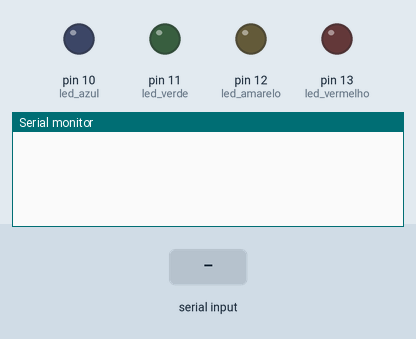
Recording of a sketch running on a simulated Arduino Uno, built with avr-gcc and run on an emulated ATmega328P. On the bench: output pins drawn as LEDs (lit = HIGH), the last lines printed to the serial monitor. The inputs (shaded band) are chosen by the test bench.

Above: at 1.2 s.
1.3 s: "0" received over Serial
At 2.6 s:
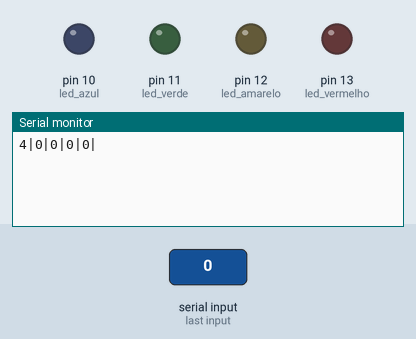
At 6.6 s:
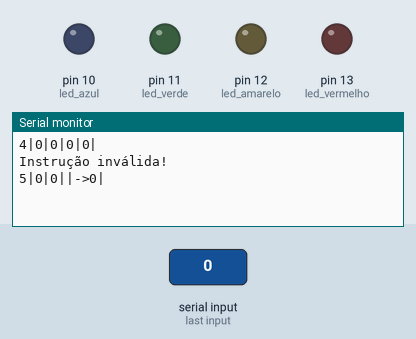

The sketch:

Ardu.ino
```cpp
// Definição dos pinos que controlam os LEDs no Arduino
int led_vermelho = 13;  // Pino do LED vermelho
int led_amarelo  = 12;  // Pino do LED amarelo
int led_verde    = 11;  // Pino do LED verde
int led_azul     = 10;  // Pino do LED azul

// Variáveis
String memoria[100];   // Memória para armazenar as instruções
String entrada = "";   // Variável para armazenar a entrada do usuário
const int inicio_dados = 4; // Endereço onde começam os dados na memória
int contador_instrucao = 0; // Contador de instruções carregadas na memória
int contador_programa = inicio_dados; // Contador para o andamento do programa
char operacao  = 0; // Operação a ser executada
char operandoX = 0; // Operando X (A)
char operandoY = 0; // Operando Y (B)

// Declaração das funções que serão utilizadas no código
void carregar_memoria();
void carregar_instrucao_na_memoria(String entrada);
void executar_instrucao();
String realizar_instrucao(char X, char Y, char W);
int hexadecimal_para_inteiro(char hexc);
void atualizar_leds(char resultado);
String decimal_para_binario(int valor);
void imprimir_memoria(int endereco);
void imprimir_memoria();

// Função de configuração inicial
void setup() {
    Serial.begin(9600);  // Inicializa a comunicação serial com taxa de 9600 bps
    pinMode(led_vermelho, OUTPUT);  // Configura o pino do LED vermelho como saída
    pinMode(led_amarelo, OUTPUT);   // Configura o pino do LED amarelo como saída
    pinMode(led_verde, OUTPUT);     // Configura o pino do LED verde como saída
    pinMode(led_azul, OUTPUT);      // Configura o pino do LED azul como saída
    carregar_memoria(); // Carrega a memória com valores iniciais
}

// Função que é executada repetidamente
void loop() {
    // Verifica se há dados disponíveis para leitura na porta serial
    if (Serial.available() > 0) {
        entrada = Serial.readString();  // Lê a entrada do usuário como uma string
        carregar_instrucao_na_memoria(entrada); // Carrega as instruções na memória
        executar_instrucao();  // Executa as instruções carregadas
    }
}

// Função para carregar valores iniciais na memória
void carregar_memoria() {
    memoria[0] = contador_programa; // Endereço do programa
    memoria[1] = "0";  // Valor inicial para o LED
    memoria[2] = "0";  // Valor inicial do operando X
    memoria[3] = "0";  // Valor inicial do operando Y
}

// Função para carregar as instruções na memória
void carregar_instrucao_na_memoria(String entrada) {
    int tamanho = entrada.length();  // Obtém o tamanho da string de entrada
    int i = 0;  // Inicializa o índice da entrada
    while (i < tamanho) {
        if (contador_instrucao < 100) {  // Verifica se há espaço na memória
            memoria[inicio_dados + contador_instrucao] = entrada.substring(i, i + 3); // Carrega cada instrução
            contador_instrucao++;  // Incrementa o contador de instruções
            i += 4;  // Avança o índice de 4 em 4 (3 caracteres + 1 separador)
        } else {
            Serial.println("Memória cheia!");  // Exibe uma mensagem de erro se a memória estiver cheia
            i = tamanho;  // Interrompe o loop se a memória estiver cheia
        }
    }
}

// Função para executar as instruções carregadas
void executar_instrucao() {

    // Exibe a memória carregada no console serial
    Serial.print(memoria[0] + "|");
    Serial.print(memoria[1] + "|");
    Serial.print(memoria[2] + "|");
    Serial.print(memoria[3] + "|");
    for (int i = inicio_dados; i < inicio_dados + contador_instrucao; i++) {
        Serial.print(memoria[i] + "|");
    }
    Serial.println();
    String instrucao = "";  // Inicializa a variável para a instrução
    delay(4000);  // Aguarda 4 segundos


    // Executa as instruções enquanto houver instruções na memória
    while (contador_programa < (inicio_dados + contador_instrucao)) {

        int cont = contador_programa + 1;

        memoria[0] = String(cont);  // Armazena o endereço da instrução em hexadecimal
        instrucao = memoria[contador_programa];  // Carrega a instrução a ser executada

        // Extrai os operandos e a operação da instrução
        operandoX = instrucao.charAt(0);
        operandoY = instrucao.charAt(1);
        operacao  = instrucao.charAt(2);

        // Realiza a instrução e obtém o resultado
        String resultado = realizar_instrucao(operandoX, operandoY, operacao);
        operacao = resultado.charAt(0);  // Atualiza o resultado da operação

        // Armazena os resultados na memória
        memoria[1] = operacao;
        memoria[2] = operandoX;
        memoria[3] = operandoY;

        // Atualiza os LEDs com base no resultado da operação
        atualizar_leds(hexadecimal_para_inteiro(operacao));
        imprimir_memoria(contador_programa);  // Imprime a memória no console
        delay(4000);  // Aguarda 4 segundos

        contador_programa++;  // Incrementa o contador de programa
    }
    Serial.println("Fim das instruções!");  // Exibe mensagem indicando o fim das instruções
}

// Função para realizar a operação de acordo com os operandos e a operação fornecida
String realizar_instrucao(char X, char Y, char W) {
    int resultado = 0;  // Inicializa o resultado da operação
    int A = hexadecimal_para_inteiro(X);  // Converte o operando X de hexadecimal para inteiro
    int B = hexadecimal_para_inteiro(Y);  // Converte o operando Y de hexadecimal para inteiro

    // Realiza a operação de acordo com o valor de W (código da operação)
    switch (W) {
        case '0': resultado = 0; break;
        case '1': resultado = 1; break;
        case '2': resultado = A; break;
        case '3': resultado = B; break;
        case '4': resultado = ~A; break;
        case '5': resultado = ~B; break;
        case '6': resultado = A & (~B); break;
        case '7': resultado = (~A) & B; break;
        case '8': resultado = (A & ~B) | (~A & B); break;
        case '9': resultado = (A & ~B) | (~A & B); break;
        case 'A': resultado = ~((A & ~B) | (~A & B)); break;
        case 'B': resultado = A & B; break;
        case 'C': resultado = ~(A & B); break;
        case 'D': resultado = ~(A | B); break;
        case 'E': resultado = A | B; break;
        case 'F': resultado = ~((~A) | (~B)); break;
        default:
            Serial.println("Instrução inválida!");  // Exibe mensagem de erro se a operação for inválida
            break;
    }

    // Verifica se o resultado é negativo e ajusta o valor
    if (resultado < 0) {
        resultado += 16;  // Ajuste para valores positivos no intervalo de 0 a 15
    }

    // Retorna o resultado da operação em formato hexadecimal
    return String(resultado, HEX);
}

// Função para converter um caractere hexadecimal para inteiro
int hexadecimal_para_inteiro(char hexc) {
    if (hexc >= '0' && hexc <= '9') return hexc - '0';  // Converte números de '0' a '9'
    if (hexc >= 'A' && hexc <= 'F') return 10 + (hexc - 'A');  // Converte letras de 'A' a 'F'
    if (hexc >= 'a' && hexc <= 'f') return 10 + (hexc - 'a');  // Converte letras de 'a' a 'f'
    return -1;  // Retorna -1 se o caractere não for válido
}

// Função para atualizar os LEDs com base no valor do resultado
void atualizar_leds(int resultado) {
    String binario = decimal_para_binario(resultado);  // Converte o valor para binário
    // Atualiza os LEDs de acordo com os bits do resultado
    digitalWrite(led_vermelho, binario.charAt(0) == '1' ? HIGH : LOW);
    digitalWrite(led_amarelo, binario.charAt(1) == '1' ? HIGH : LOW);
    digitalWrite(led_verde, binario.charAt(2) == '1' ? HIGH : LOW);
    digitalWrite(led_azul, binario.charAt(3) == '1' ? HIGH : LOW);
}

// Função para converter um número decimal para binário (4 bits)
String decimal_para_binario(int valor) {
    String binario = "";
    for (int i = 0; i < 4; i++) {
        binario = String(valor % 2) + binario;  // Adiciona o bit atual ao início da string binária
        valor /= 2;  // Divide o valor por 2 para obter o próximo bit
    }
    return binario;  // Retorna a string binária
}

// Função para imprimir a memória de uma posição específica
void imprimir_memoria(int endereco) {
    int tamanho = inicio_dados + contador_instrucao;  // Tamanho total da memória utilizada
    for (int i = 0; i < tamanho; i++) {
        if (i >= 4 && i == endereco) Serial.print("->");  // Indica o endereço atual
        Serial.print(memoria[i] + "|");  // Exibe o valor armazenado na memória
    }
    Serial.println();  // Nova linha após imprimir a memória
}

// Função para imprimir toda a memória
void imprimir_memoria() {
    int tamanho = inicio_dados + contador_instrucao;  // Tamanho total da memória utilizada
    for (int i = 0; i < tamanho; i++) {
        Serial.print(memoria[i] + "|");  // Exibe o valor armazenado na memória
    }
    Serial.println();  // Nova linha após imprimir a memória
}
```

Measured:
- after the input at 1.3 s, the serial monitor: prints a new line after 1.0 s (image 1)
